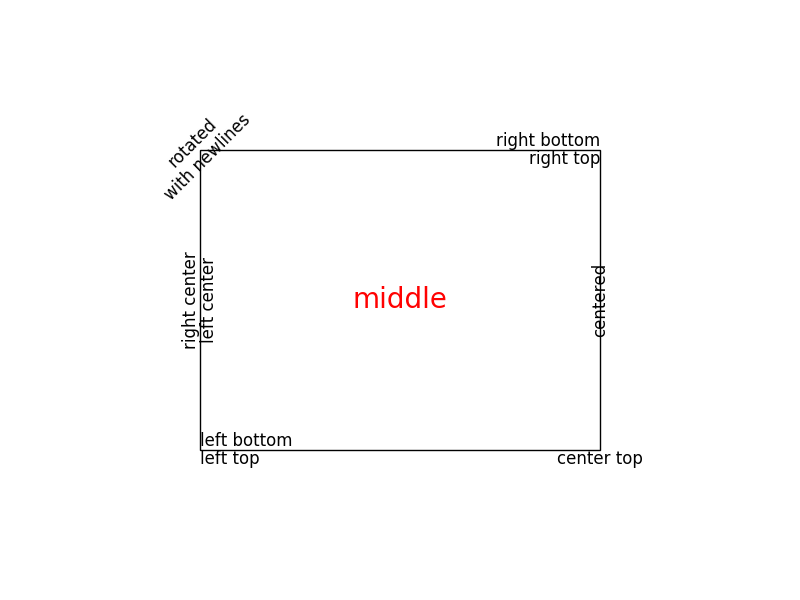

Reproduce this figure in Python.
import matplotlib.pyplot as plt
import matplotlib.patches as patches

# build a rectangle in axes coords
left, width = .25, .5
bottom, height = .25, .5
right = left + width
top = bottom + height

fig = plt.figure()
ax = fig.add_axes([0,0,1,1])

# axes coordinates are 0,0 is bottom left and 1,1 is upper right
p = patches.Rectangle(
    (left, bottom), width, height,
    fill=False, transform=ax.transAxes, clip_on=False
    )

ax.add_patch(p)

ax.text(left, bottom, 'left top',
        horizontalalignment='left',
        verticalalignment='top',
        transform=ax.transAxes)

ax.text(left, bottom, 'left bottom',
        horizontalalignment='left',
        verticalalignment='bottom',
        transform=ax.transAxes)

ax.text(right, top, 'right bottom',
        horizontalalignment='right',
        verticalalignment='bottom',
        transform=ax.transAxes)

ax.text(right, top, 'right top',
        horizontalalignment='right',
        verticalalignment='top',
        transform=ax.transAxes)

ax.text(right, bottom, 'center top',
        horizontalalignment='center',
        verticalalignment='top',
        transform=ax.transAxes)

ax.text(left, 0.5*(bottom+top), 'right center',
        horizontalalignment='right',
        verticalalignment='center',
        rotation='vertical',
        transform=ax.transAxes)

ax.text(left, 0.5*(bottom+top), 'left center',
        horizontalalignment='left',
        verticalalignment='center',
        rotation='vertical',
        transform=ax.transAxes)

ax.text(0.5*(left+right), 0.5*(bottom+top), 'middle',
        horizontalalignment='center',
        verticalalignment='center',
        fontsize=20, color='red',
        transform=ax.transAxes)

ax.text(right, 0.5*(bottom+top), 'centered',
        horizontalalignment='center',
        verticalalignment='center',
        rotation='vertical',
        transform=ax.transAxes)

ax.text(left, top, 'rotated\nwith newlines',
        horizontalalignment='center',
        verticalalignment='center',
        rotation=45,
        transform=ax.transAxes)

ax.set_axis_off()
plt.show()
